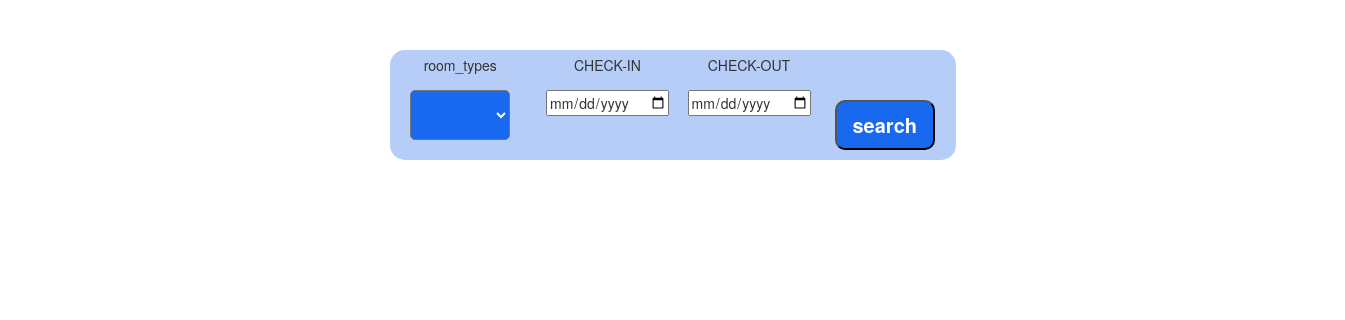
/booking/, run on an earlier commit of the app's database.
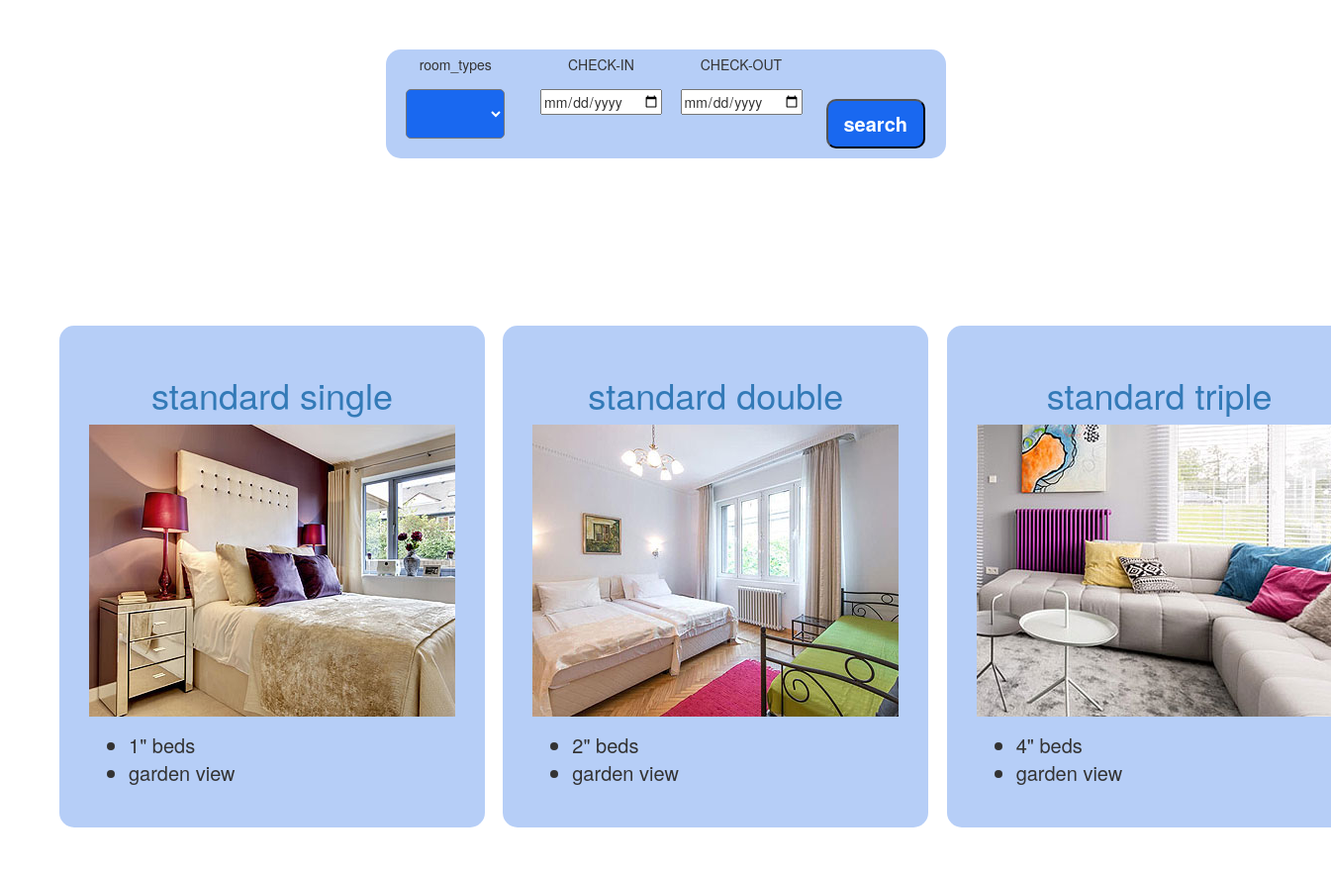
And on a later commit of the database.
### ownerAdmin/models.py (models this page shows, shortened)
class Room(models.Model):
    occupation_adult = models.CharField(max_length=2)
    occupation_children = models.CharField(max_length=2)
    room_type = models.CharField(max_length=15)
    room_view = models.CharField(max_length=10)
    room_size = models.CharField(max_length=2)
    room_date_booked = models.ManyToManyField(Date, blank=True)
    room_beds = models.IntegerField()
    room_image = models.ImageField(blank=True, null=True, upload_to="roomImages", default='roomImages/room3.jpg')
    room_number = models.CharField(max_length=20)

### booking/views.py (the view)
# urls.py: path('', views.book, name='book'),
def book(request):
    room_types = []
    rooms = Room.objects.all()
    for room in rooms:
        global found
        found = False
        if len(room_types) == 0:
            room_types.append(room)
        else:
            for room_type in room_types:
                if room.room_type == room_type.room_type:
                    found = True
                    break
            if not found:
                room_types.append(room)
    room_type_filter = room_types
    return render(request, 'Booking.html',{'rooms': room_types,'room_type_filter':room_type_filter})

### booking/templates/Booking.html (shortened to what this page needs)
<!DOCTYPE html>
<html>
<head>
    {% load staticfiles %}
	 <link rel="stylesheet" type="text/css" href="{% static 'bootstrap.css'%}">
   	<link rel="stylesheet" type="text/css" href="{% static 'booking.css'%}">
    <link rel="stylesheet" href="https://cdnjs.cloudflare.com/ajax/libs/font-awesome/4.7.0/css/font-awesome.min.css">
</head>
<body>
	<div class="searchbar" >
		<form id="searchform" action="{% url 'search' %}" method="get" accept-charset="utf-8" >
			<div class="container-fluid">
			<div class="row">
				<div class="col-lg-3 col-md-6 col-xs-12 ">
				<div class="block1">
                    <p>room_types</p>
			         <select name="room_types">
            <option>{{ default }}</option>
            {% for room in rooms %}
                <option>{{ room.room_type }}</option>
            {% endfor %}
             </select>
				</div>
				</div>
				<div class="col-lg-3 col-md-6 col-xs-12 ">
					<div class="block1">
						<p>CHECK-IN</p>
					    <input type="date" name="checkin">
					</div>
				</div>
				<div class="col-lg-3 col-md-6 col-xs-12 ">
					<div class="block1">
						<p>CHECK-OUT</p>
					    <input type="date" name="checkout">
					</div>
				</div>
				<div class="col-lg-3 col-md-6 col-xs-12 ">
					<input type="submit" name="submit" value="search"><br>
				</div>
			</div>
			</div>
 	</form>
</div>
<div class="page">
	<div class="container-fluid">
			<div class="row">
				{% for room in room_type_filter %}
                <div class="col-lg-4 col-md-6 col-xs-12 ">
					<div class="page1" >
                        <h1><a href="form?room={{room.room_type}}">{{room.room_type}} </a></h1>
						<img href="form?room={{room.room_type}}" src="{{room.room_image.url}}"  >
						<ul>
							<li>{{room.room_beds}}" beds </li>
							<li>{{room.room_view}} view</li>
						</ul>
					</div>
				</div>
                {% endfor %}
</div>
</div>
</div>
</body>
</html>

### booking/static/Booking.css (style rules this page uses)
* { box-sizing: inherit; box-sizing: border-box; margin: 0 auto; padding: 0 auto; }
body { background:url(https://discoveryprimeademo.hotelpropeller.com/files/2017/02/best-hotel-in-makati-1500x835.jpg?fbclid=IwAR2gsnic1XnXZS0bVgsPk9OUO1eophPdzpfngaIWx1PET6fTAg960iLTF4U); background-repeat: no-repeat; background-size: cover; }
.searchbar { display: block; text-align: center; }
form { display: inline-block; margin:50px 120px; background-color: #B6CEF7; text-align: center; border-radius: 15px; }
.block1 { display: inline-block; text-align: center; border-radius: 15px; }
input[type=submit] { border-radius:10px; background-color:#1968F0; width: 100px; height: 50px; text-align: center; color: white; font-weight: bold; font-size: +20px; margin-top: 50px; margin-bottom: 10px; }
select { width:100px; height: 50px; padding:12px; margin-bottom:10px; font-family:Cursive; border-radius:5px; background-color:#1968F0; color:white; font-size:20px; }
p { padding:5px; }
.page { display: block; text-align: center; margin-top: 70px; }
.page1 { display: inline-block; margin:45px; background-color: #B6CEF7; padding: 30px; border-radius: 15px; }
ul { margin-top: 15px; text-align: left; font-size: +20px; }

What changed in the data, as far as the page shows it:
added Room: room_type "standard single", room_image (picture), room_beds "1", room_view "garden"
added Room: room_type "standard double", room_image (picture), room_beds "2", room_view "garden"
added Room: room_type "standard triple", room_image (picture), room_beds "4", room_view "garden"
